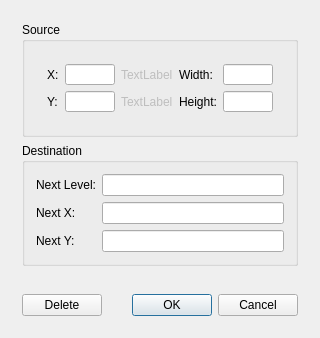
<?xml version="1.0" encoding="UTF-8"?>
<ui version="4.0">
 <class>EditLinkDialogClass</class>
 <widget class="QDialog" name="EditLinkDialogClass">
  <property name="geometry">
   <rect>
    <x>0</x>
    <y>0</y>
    <width>320</width>
    <height>310</height>
   </rect>
  </property>
  <property name="windowTitle">
   <string>Edit Link</string>
  </property>
  <layout class="QVBoxLayout" name="verticalLayout">
   <item>
    <widget class="QWidget" name="widget" native="true">
     <layout class="QVBoxLayout" name="verticalLayout_2">
      <item>
       <widget class="QGroupBox" name="groupBox">
        <property name="title">
         <string>Source</string>
        </property>
        <layout class="QHBoxLayout" name="horizontalLayout_2">
         <item>
          <widget class="QWidget" name="widget_5" native="true">
           <property name="minimumSize">
            <size>
             <width>0</width>
             <height>70</height>
            </size>
           </property>
           <layout class="QGridLayout" name="gridLayout">
            <item row="3" column="2">
             <widget class="QLabel" name="localYText">
              <property name="enabled">
               <bool>false</bool>
              </property>
              <property name="text">
               <string>TextLabel</string>
              </property>
             </widget>
            </item>
            <item row="0" column="0">
             <widget class="QLabel" name="label_2">
              <property name="text">
               <string>X:</string>
              </property>
             </widget>
            </item>
            <item row="0" column="3">
             <widget class="QLabel" name="label_4">
              <property name="text">
               <string>Width:</string>
              </property>
             </widget>
            </item>
            <item row="3" column="1">
             <widget class="QLineEdit" name="yText"/>
            </item>
            <item row="0" column="1">
             <widget class="QLineEdit" name="xText"/>
            </item>
            <item row="3" column="0">
             <widget class="QLabel" name="label_3">
              <property name="text">
               <string>Y:</string>
              </property>
             </widget>
            </item>
            <item row="3" column="3">
             <widget class="QLabel" name="label_5">
              <property name="text">
               <string>Height:</string>
              </property>
             </widget>
            </item>
            <item row="0" column="2">
             <widget class="QLabel" name="localXText">
              <property name="enabled">
               <bool>false</bool>
              </property>
              <property name="text">
               <string>TextLabel</string>
              </property>
             </widget>
            </item>
            <item row="0" column="4">
             <widget class="QLineEdit" name="widthText">
              <property name="enabled">
               <bool>true</bool>
              </property>
             </widget>
            </item>
            <item row="3" column="4">
             <widget class="QLineEdit" name="heightText">
              <property name="enabled">
               <bool>true</bool>
              </property>
             </widget>
            </item>
           </layout>
          </widget>
         </item>
        </layout>
       </widget>
      </item>
      <item>
       <widget class="QGroupBox" name="groupBox_2">
        <property name="title">
         <string>Destination</string>
        </property>
        <layout class="QFormLayout" name="formLayout">
         <item row="0" column="0">
          <widget class="QLabel" name="label">
           <property name="text">
            <string>Next Level:</string>
           </property>
          </widget>
         </item>
         <item row="0" column="1">
          <widget class="QLineEdit" name="nextLevelText"/>
         </item>
         <item row="1" column="0">
          <widget class="QLabel" name="label_6">
           <property name="text">
            <string>Next X:</string>
           </property>
          </widget>
         </item>
         <item row="1" column="1">
          <widget class="QLineEdit" name="nextXText"/>
         </item>
         <item row="2" column="0">
          <widget class="QLabel" name="label_7">
           <property name="text">
            <string>Next Y:</string>
           </property>
          </widget>
         </item>
         <item row="2" column="1">
          <widget class="QLineEdit" name="nextYText"/>
         </item>
        </layout>
       </widget>
      </item>
     </layout>
    </widget>
   </item>
   <item>
    <widget class="QWidget" name="widget_2" native="true">
     <property name="sizePolicy">
      <sizepolicy hsizetype="Preferred" vsizetype="Fixed">
       <horstretch>0</horstretch>
       <verstretch>0</verstretch>
      </sizepolicy>
     </property>
     <layout class="QHBoxLayout" name="horizontalLayout">
      <item>
       <widget class="QPushButton" name="deleteButton">
        <property name="minimumSize">
         <size>
          <width>75</width>
          <height>0</height>
         </size>
        </property>
        <property name="text">
         <string>Delete</string>
        </property>
        <property name="icon">
         <iconset resource="MainWindow.qrc">
          <normaloff>:/MainWindow/icons/fugue/cross-script.png</normaloff>:/MainWindow/icons/fugue/cross-script.png</iconset>
        </property>
       </widget>
      </item>
      <item>
       <widget class="QDialogButtonBox" name="buttonBox">
        <property name="standardButtons">
         <set>QDialogButtonBox::Cancel|QDialogButtonBox::Ok</set>
        </property>
       </widget>
      </item>
     </layout>
    </widget>
   </item>
  </layout>
 </widget>
 <layoutdefault spacing="6" margin="11"/>
 <resources>
  <include location="MainWindow.qrc"/>
 </resources>
 <connections>
  <connection>
   <sender>buttonBox</sender>
   <signal>accepted()</signal>
   <receiver>EditLinkDialogClass</receiver>
   <slot>accept()</slot>
   <hints>
    <hint type="sourcelabel">
     <x>169</x>
     <y>211</y>
    </hint>
    <hint type="destinationlabel">
     <x>127</x>
     <y>116</y>
    </hint>
   </hints>
  </connection>
  <connection>
   <sender>buttonBox</sender>
   <signal>rejected()</signal>
   <receiver>EditLinkDialogClass</receiver>
   <slot>reject()</slot>
   <hints>
    <hint type="sourcelabel">
     <x>169</x>
     <y>211</y>
    </hint>
    <hint type="destinationlabel">
     <x>127</x>
     <y>116</y>
    </hint>
   </hints>
  </connection>
 </connections>
</ui>
